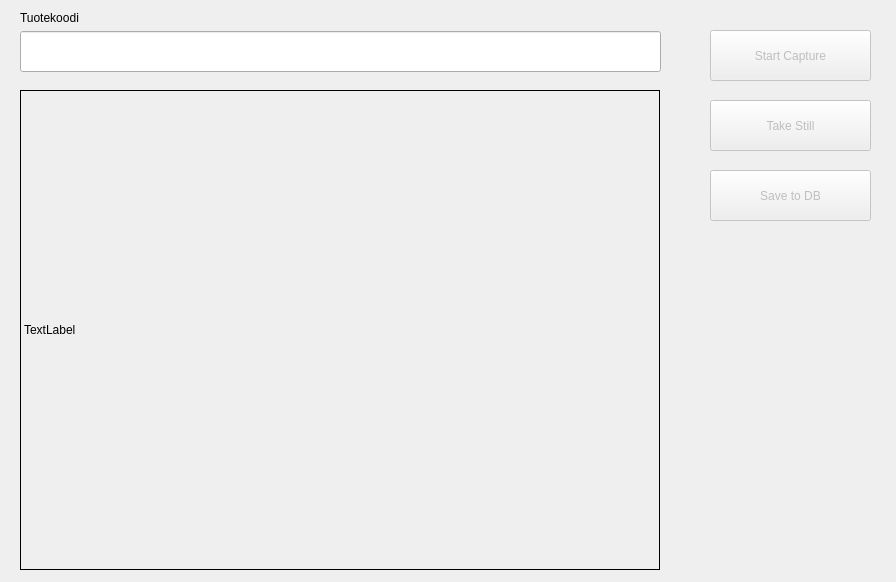
<?xml version="1.0" encoding="UTF-8"?>
<ui version="4.0">
 <class>Form</class>
 <widget class="QWidget" name="Form">
  <property name="geometry">
   <rect>
    <x>0</x>
    <y>0</y>
    <width>896</width>
    <height>582</height>
   </rect>
  </property>
  <property name="windowTitle">
   <string>Form</string>
  </property>
  <widget class="QLabel" name="productImage">
   <property name="geometry">
    <rect>
     <x>20</x>
     <y>90</y>
     <width>640</width>
     <height>480</height>
    </rect>
   </property>
   <property name="frameShape">
    <enum>QFrame::Box</enum>
   </property>
   <property name="text">
    <string>TextLabel</string>
   </property>
  </widget>
  <widget class="QPushButton" name="captureButton">
   <property name="enabled">
    <bool>false</bool>
   </property>
   <property name="geometry">
    <rect>
     <x>710</x>
     <y>30</y>
     <width>161</width>
     <height>51</height>
    </rect>
   </property>
   <property name="text">
    <string>Start Capture</string>
   </property>
  </widget>
  <widget class="QPushButton" name="stillButton">
   <property name="enabled">
    <bool>false</bool>
   </property>
   <property name="geometry">
    <rect>
     <x>710</x>
     <y>100</y>
     <width>161</width>
     <height>51</height>
    </rect>
   </property>
   <property name="text">
    <string>Take Still</string>
   </property>
  </widget>
  <widget class="QPushButton" name="saveButton">
   <property name="enabled">
    <bool>false</bool>
   </property>
   <property name="geometry">
    <rect>
     <x>710</x>
     <y>170</y>
     <width>161</width>
     <height>51</height>
    </rect>
   </property>
   <property name="text">
    <string>Save to DB</string>
   </property>
  </widget>
  <widget class="QLineEdit" name="productId">
   <property name="geometry">
    <rect>
     <x>20</x>
     <y>31</y>
     <width>641</width>
     <height>41</height>
    </rect>
   </property>
   <property name="font">
    <font>
     <pointsize>16</pointsize>
    </font>
   </property>
  </widget>
  <widget class="QLabel" name="label_2">
   <property name="geometry">
    <rect>
     <x>20</x>
     <y>10</y>
     <width>81</width>
     <height>16</height>
    </rect>
   </property>
   <property name="text">
    <string>Tuotekoodi</string>
   </property>
  </widget>
 </widget>
 <tabstops>
  <tabstop>productId</tabstop>
  <tabstop>captureButton</tabstop>
  <tabstop>stillButton</tabstop>
  <tabstop>saveButton</tabstop>
 </tabstops>
 <resources/>
 <connections/>
</ui>
